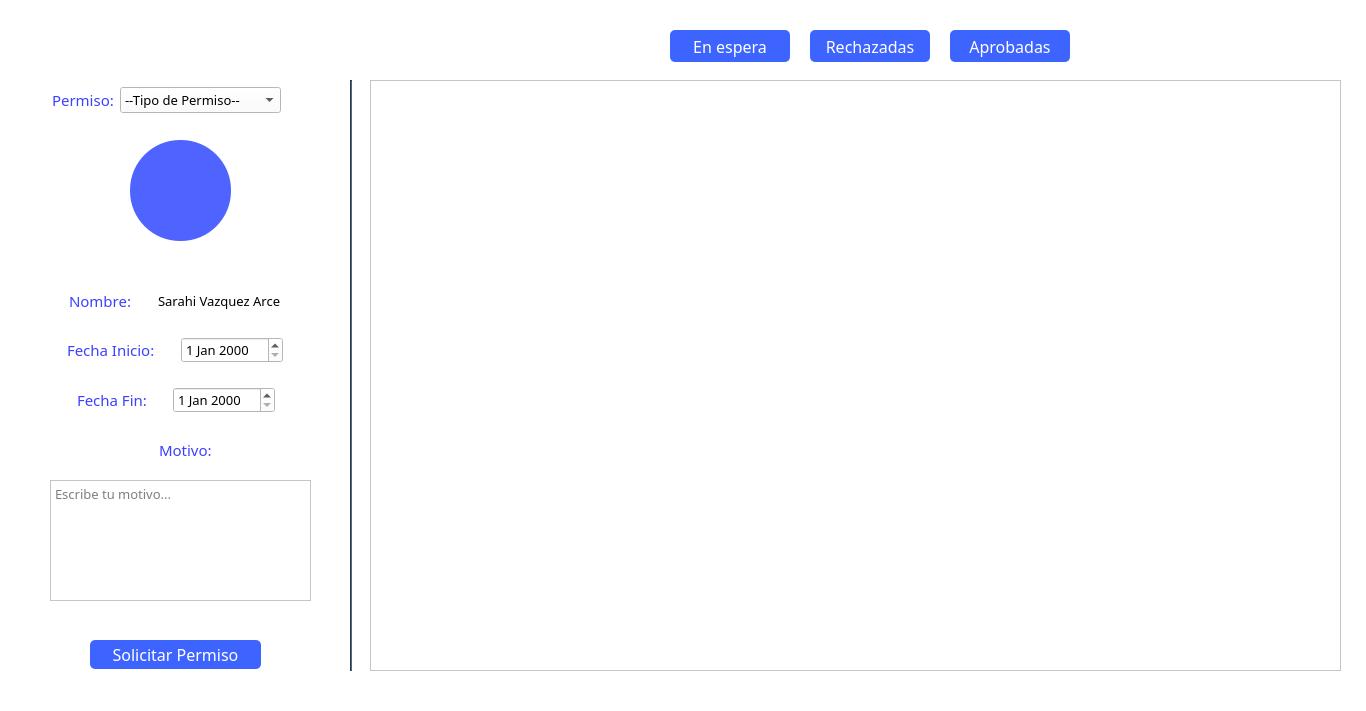
<?xml version="1.0" encoding="UTF-8"?>
<ui version="4.0">
 <class>medico_solicitudes</class>
 <widget class="QWidget" name="medico_solicitudes">
  <property name="geometry">
   <rect>
    <x>0</x>
    <y>0</y>
    <width>1366</width>
    <height>711</height>
   </rect>
  </property>
  <property name="windowTitle">
   <string>Form</string>
  </property>
  <property name="styleSheet">
   <string notr="true">background-color: rgb(255, 255, 255);</string>
  </property>
  <widget class="QScrollArea" name="scrollArea">
   <property name="geometry">
    <rect>
     <x>370</x>
     <y>80</y>
     <width>971</width>
     <height>591</height>
    </rect>
   </property>
   <property name="styleSheet">
    <string notr="true">background-color: rgb(255, 255, 255);</string>
   </property>
   <property name="widgetResizable">
    <bool>true</bool>
   </property>
   <widget class="QWidget" name="scrollAreaWidgetContents">
    <property name="geometry">
     <rect>
      <x>0</x>
      <y>0</y>
      <width>969</width>
      <height>589</height>
     </rect>
    </property>
    <widget class="QWidget" name="gridLayoutWidget">
     <property name="geometry">
      <rect>
       <x>10</x>
       <y>10</y>
       <width>951</width>
       <height>571</height>
      </rect>
     </property>
     <layout class="QGridLayout" name="gridLayout"/>
    </widget>
   </widget>
  </widget>
  <widget class="QLabel" name="label">
   <property name="geometry">
    <rect>
     <x>0</x>
     <y>0</y>
     <width>1366</width>
     <height>750</height>
    </rect>
   </property>
   <property name="styleSheet">
    <string notr="true">background-color: rgb(255, 255, 255);</string>
   </property>
   <property name="text">
    <string/>
   </property>
  </widget>
  <widget class="QPushButton" name="btn_solicitudesEspera">
   <property name="geometry">
    <rect>
     <x>670</x>
     <y>30</y>
     <width>120</width>
     <height>32</height>
    </rect>
   </property>
   <property name="font">
    <font>
     <family>Montserrat Medium</family>
     <pointsize>12</pointsize>
    </font>
   </property>
   <property name="styleSheet">
    <string notr="true">*{
	color: white;
	border-radius: 5px;
	background-color: #3E64FF;
	border: none;
	padding: 5px;
}

:hover{
	background-color: white;
	border: 1px solid #3E64FF;
	color: #3E64FF;
}</string>
   </property>
   <property name="text">
    <string>En espera</string>
   </property>
  </widget>
  <widget class="QPushButton" name="btn_solicitudesRechazadas">
   <property name="geometry">
    <rect>
     <x>810</x>
     <y>30</y>
     <width>120</width>
     <height>32</height>
    </rect>
   </property>
   <property name="font">
    <font>
     <family>Montserrat Medium</family>
     <pointsize>12</pointsize>
    </font>
   </property>
   <property name="styleSheet">
    <string notr="true">*{
	color: white;
	border-radius: 5px;
	background-color: #3E64FF;
	border: none;
	padding: 5px;
}

:hover{
	background-color: white;
	border: 1px solid #3E64FF;
	color: #3E64FF;
}</string>
   </property>
   <property name="text">
    <string>Rechazadas</string>
   </property>
  </widget>
  <widget class="QPushButton" name="btn_solicitudesAprobadas">
   <property name="geometry">
    <rect>
     <x>950</x>
     <y>30</y>
     <width>120</width>
     <height>32</height>
    </rect>
   </property>
   <property name="font">
    <font>
     <family>Montserrat Medium</family>
     <pointsize>12</pointsize>
    </font>
   </property>
   <property name="styleSheet">
    <string notr="true">*{
	color: white;
	border-radius: 5px;
	background-color: #3E64FF;
	border: none;
	padding: 5px;
}

:hover{
	background-color: white;
	border: 1px solid #3E64FF;
	color: #3E64FF;
}</string>
   </property>
   <property name="text">
    <string>Aprobadas</string>
   </property>
  </widget>
  <widget class="Line" name="line">
   <property name="geometry">
    <rect>
     <x>350</x>
     <y>80</y>
     <width>2</width>
     <height>591</height>
    </rect>
   </property>
   <property name="minimumSize">
    <size>
     <width>2</width>
     <height>0</height>
    </size>
   </property>
   <property name="maximumSize">
    <size>
     <width>2</width>
     <height>16777215</height>
    </size>
   </property>
   <property name="styleSheet">
    <string notr="true">/*background-color:#F3705B;*/
background-color:#435B6C;</string>
   </property>
   <property name="orientation">
    <enum>Qt::Vertical</enum>
   </property>
  </widget>
  <widget class="QWidget" name="horizontalLayoutWidget">
   <property name="geometry">
    <rect>
     <x>30</x>
     <y>80</y>
     <width>291</width>
     <height>41</height>
    </rect>
   </property>
   <layout class="QHBoxLayout" name="horizontalLayout_4">
    <item>
     <spacer name="horizontalSpacer">
      <property name="orientation">
       <enum>Qt::Horizontal</enum>
      </property>
      <property name="sizeType">
       <enum>QSizePolicy::Fixed</enum>
      </property>
      <property name="sizeHint" stdset="0">
       <size>
        <width>22</width>
        <height>21</height>
       </size>
      </property>
     </spacer>
    </item>
    <item>
     <widget class="QLabel" name="label_4">
      <property name="sizePolicy">
       <sizepolicy hsizetype="Fixed" vsizetype="Fixed">
        <horstretch>0</horstretch>
        <verstretch>0</verstretch>
       </sizepolicy>
      </property>
      <property name="font">
       <font>
        <family>Montserrat</family>
        <pointsize>11</pointsize>
       </font>
      </property>
      <property name="styleSheet">
       <string notr="true">color: rgb(61, 64, 255);</string>
      </property>
      <property name="text">
       <string>Permiso:</string>
      </property>
     </widget>
    </item>
    <item>
     <widget class="QComboBox" name="comboPermiso">
      <property name="sizePolicy">
       <sizepolicy hsizetype="Preferred" vsizetype="Fixed">
        <horstretch>0</horstretch>
        <verstretch>0</verstretch>
       </sizepolicy>
      </property>
      <property name="font">
       <font>
        <family>Montserrat</family>
        <pointsize>10</pointsize>
       </font>
      </property>
      <item>
       <property name="text">
        <string>--Tipo de Permiso--</string>
       </property>
      </item>
      <item>
       <property name="text">
        <string>Baja Temporal</string>
       </property>
      </item>
      <item>
       <property name="text">
        <string>Baja Definitiva</string>
       </property>
      </item>
     </widget>
    </item>
    <item>
     <spacer name="horizontalSpacer_19">
      <property name="orientation">
       <enum>Qt::Horizontal</enum>
      </property>
      <property name="sizeType">
       <enum>QSizePolicy::Fixed</enum>
      </property>
      <property name="sizeHint" stdset="0">
       <size>
        <width>40</width>
        <height>20</height>
       </size>
      </property>
     </spacer>
    </item>
   </layout>
  </widget>
  <widget class="QLabel" name="label_foto">
   <property name="geometry">
    <rect>
     <x>130</x>
     <y>140</y>
     <width>101</width>
     <height>101</height>
    </rect>
   </property>
   <property name="styleSheet">
    <string notr="true">border: none;
background: #4F64FF;
border-radius: 50px;</string>
   </property>
   <property name="text">
    <string/>
   </property>
   <property name="scaledContents">
    <bool>true</bool>
   </property>
  </widget>
  <widget class="QWidget" name="layoutWidget">
   <property name="geometry">
    <rect>
     <x>30</x>
     <y>330</y>
     <width>291</width>
     <height>41</height>
    </rect>
   </property>
   <layout class="QHBoxLayout" name="horizontalLayout_7">
    <item>
     <spacer name="horizontalSpacer_3">
      <property name="orientation">
       <enum>Qt::Horizontal</enum>
      </property>
      <property name="sizeHint" stdset="0">
       <size>
        <width>40</width>
        <height>20</height>
       </size>
      </property>
     </spacer>
    </item>
    <item>
     <widget class="QLabel" name="label_9">
      <property name="sizePolicy">
       <sizepolicy hsizetype="Fixed" vsizetype="Fixed">
        <horstretch>0</horstretch>
        <verstretch>0</verstretch>
       </sizepolicy>
      </property>
      <property name="font">
       <font>
        <family>Montserrat</family>
        <pointsize>11</pointsize>
       </font>
      </property>
      <property name="styleSheet">
       <string notr="true">color: rgb(61, 64, 255);</string>
      </property>
      <property name="text">
       <string>Fecha Inicio:</string>
      </property>
     </widget>
    </item>
    <item>
     <spacer name="verticalSpacer_2">
      <property name="orientation">
       <enum>Qt::Vertical</enum>
      </property>
      <property name="sizeHint" stdset="0">
       <size>
        <width>20</width>
        <height>40</height>
       </size>
      </property>
     </spacer>
    </item>
    <item>
     <widget class="QDateEdit" name="date_fecha_Inicio">
      <property name="font">
       <font>
        <family>Montserrat</family>
        <pointsize>10</pointsize>
       </font>
      </property>
     </widget>
    </item>
    <item>
     <spacer name="horizontalSpacer_13">
      <property name="orientation">
       <enum>Qt::Horizontal</enum>
      </property>
      <property name="sizeHint" stdset="0">
       <size>
        <width>40</width>
        <height>20</height>
       </size>
      </property>
     </spacer>
    </item>
   </layout>
  </widget>
  <widget class="QWidget" name="layoutWidget_2">
   <property name="geometry">
    <rect>
     <x>30</x>
     <y>280</y>
     <width>291</width>
     <height>43</height>
    </rect>
   </property>
   <layout class="QHBoxLayout" name="horizontalLayout_9">
    <item>
     <spacer name="horizontalSpacer_5">
      <property name="orientation">
       <enum>Qt::Horizontal</enum>
      </property>
      <property name="sizeHint" stdset="0">
       <size>
        <width>40</width>
        <height>20</height>
       </size>
      </property>
     </spacer>
    </item>
    <item>
     <widget class="QLabel" name="label_11">
      <property name="sizePolicy">
       <sizepolicy hsizetype="Fixed" vsizetype="Fixed">
        <horstretch>0</horstretch>
        <verstretch>0</verstretch>
       </sizepolicy>
      </property>
      <property name="font">
       <font>
        <family>Montserrat</family>
        <pointsize>11</pointsize>
       </font>
      </property>
      <property name="styleSheet">
       <string notr="true">color: rgb(61, 64, 255);</string>
      </property>
      <property name="text">
       <string>Nombre:</string>
      </property>
     </widget>
    </item>
    <item>
     <spacer name="verticalSpacer">
      <property name="orientation">
       <enum>Qt::Vertical</enum>
      </property>
      <property name="sizeHint" stdset="0">
       <size>
        <width>20</width>
        <height>18</height>
       </size>
      </property>
     </spacer>
    </item>
    <item>
     <widget class="QLabel" name="lbl_nombre">
      <property name="sizePolicy">
       <sizepolicy hsizetype="Fixed" vsizetype="Fixed">
        <horstretch>0</horstretch>
        <verstretch>0</verstretch>
       </sizepolicy>
      </property>
      <property name="font">
       <font>
        <family>Montserrat</family>
        <pointsize>10</pointsize>
       </font>
      </property>
      <property name="text">
       <string>Sarahi Vazquez Arce</string>
      </property>
     </widget>
    </item>
    <item>
     <spacer name="horizontalSpacer_15">
      <property name="orientation">
       <enum>Qt::Horizontal</enum>
      </property>
      <property name="sizeHint" stdset="0">
       <size>
        <width>40</width>
        <height>20</height>
       </size>
      </property>
     </spacer>
    </item>
   </layout>
  </widget>
  <widget class="QWidget" name="layoutWidget_3">
   <property name="geometry">
    <rect>
     <x>30</x>
     <y>380</y>
     <width>291</width>
     <height>41</height>
    </rect>
   </property>
   <layout class="QHBoxLayout" name="horizontalLayout_10">
    <item>
     <spacer name="horizontalSpacer_6">
      <property name="orientation">
       <enum>Qt::Horizontal</enum>
      </property>
      <property name="sizeHint" stdset="0">
       <size>
        <width>28</width>
        <height>37</height>
       </size>
      </property>
     </spacer>
    </item>
    <item>
     <widget class="QLabel" name="label_12">
      <property name="sizePolicy">
       <sizepolicy hsizetype="Fixed" vsizetype="Fixed">
        <horstretch>0</horstretch>
        <verstretch>0</verstretch>
       </sizepolicy>
      </property>
      <property name="font">
       <font>
        <family>Montserrat</family>
        <pointsize>11</pointsize>
       </font>
      </property>
      <property name="styleSheet">
       <string notr="true">color: rgb(61, 64, 255);</string>
      </property>
      <property name="text">
       <string>Fecha Fin:</string>
      </property>
     </widget>
    </item>
    <item>
     <spacer name="verticalSpacer_3">
      <property name="orientation">
       <enum>Qt::Vertical</enum>
      </property>
      <property name="sizeHint" stdset="0">
       <size>
        <width>20</width>
        <height>40</height>
       </size>
      </property>
     </spacer>
    </item>
    <item>
     <widget class="QDateEdit" name="date_fecha_Fin">
      <property name="font">
       <font>
        <family>Montserrat</family>
        <pointsize>10</pointsize>
       </font>
      </property>
     </widget>
    </item>
    <item>
     <spacer name="horizontalSpacer_16">
      <property name="orientation">
       <enum>Qt::Horizontal</enum>
      </property>
      <property name="sizeHint" stdset="0">
       <size>
        <width>40</width>
        <height>20</height>
       </size>
      </property>
     </spacer>
    </item>
   </layout>
  </widget>
  <widget class="QWidget" name="layoutWidget_4">
   <property name="geometry">
    <rect>
     <x>30</x>
     <y>430</y>
     <width>291</width>
     <height>41</height>
    </rect>
   </property>
   <layout class="QHBoxLayout" name="horizontalLayout_11">
    <item>
     <spacer name="horizontalSpacer_7">
      <property name="orientation">
       <enum>Qt::Horizontal</enum>
      </property>
      <property name="sizeHint" stdset="0">
       <size>
        <width>40</width>
        <height>20</height>
       </size>
      </property>
     </spacer>
    </item>
    <item>
     <spacer name="verticalSpacer_4">
      <property name="orientation">
       <enum>Qt::Vertical</enum>
      </property>
      <property name="sizeHint" stdset="0">
       <size>
        <width>20</width>
        <height>40</height>
       </size>
      </property>
     </spacer>
    </item>
    <item>
     <widget class="QLabel" name="label_13">
      <property name="sizePolicy">
       <sizepolicy hsizetype="Fixed" vsizetype="Fixed">
        <horstretch>0</horstretch>
        <verstretch>0</verstretch>
       </sizepolicy>
      </property>
      <property name="font">
       <font>
        <family>Montserrat</family>
        <pointsize>11</pointsize>
       </font>
      </property>
      <property name="styleSheet">
       <string notr="true">color: rgb(61, 64, 255);</string>
      </property>
      <property name="text">
       <string>Motivo:</string>
      </property>
     </widget>
    </item>
    <item>
     <spacer name="horizontalSpacer_17">
      <property name="orientation">
       <enum>Qt::Horizontal</enum>
      </property>
      <property name="sizeHint" stdset="0">
       <size>
        <width>40</width>
        <height>20</height>
       </size>
      </property>
     </spacer>
    </item>
   </layout>
  </widget>
  <widget class="QPushButton" name="btn_solicitar_permiso">
   <property name="geometry">
    <rect>
     <x>90</x>
     <y>640</y>
     <width>171</width>
     <height>29</height>
    </rect>
   </property>
   <property name="minimumSize">
    <size>
     <width>160</width>
     <height>0</height>
    </size>
   </property>
   <property name="maximumSize">
    <size>
     <width>16777215</width>
     <height>16777215</height>
    </size>
   </property>
   <property name="font">
    <font>
     <family>Montserrat Medium</family>
     <pointsize>12</pointsize>
    </font>
   </property>
   <property name="cursor">
    <cursorShape>PointingHandCursor</cursorShape>
   </property>
   <property name="styleSheet">
    <string notr="true">*{
	color: white;
	border-radius: 5px;
	background-color: #3E64FF;
	border: none;
	padding: 5px;
}

:hover{
	background-color: white;
	border: 1px solid #3E64FF;
	color: #3E64FF;
}</string>
   </property>
   <property name="text">
    <string>Solicitar Permiso</string>
   </property>
  </widget>
  <widget class="QPlainTextEdit" name="txt_motivo">
   <property name="geometry">
    <rect>
     <x>50</x>
     <y>480</y>
     <width>261</width>
     <height>121</height>
    </rect>
   </property>
   <property name="font">
    <font>
     <family>Montserrat</family>
     <pointsize>10</pointsize>
    </font>
   </property>
   <property name="placeholderText">
    <string>Escribe tu motivo...</string>
   </property>
  </widget>
  <zorder>label</zorder>
  <zorder>scrollArea</zorder>
  <zorder>btn_solicitudesEspera</zorder>
  <zorder>btn_solicitudesRechazadas</zorder>
  <zorder>btn_solicitudesAprobadas</zorder>
  <zorder>line</zorder>
  <zorder>horizontalLayoutWidget</zorder>
  <zorder>label_foto</zorder>
  <zorder>layoutWidget</zorder>
  <zorder>layoutWidget_2</zorder>
  <zorder>layoutWidget_3</zorder>
  <zorder>layoutWidget_4</zorder>
  <zorder>btn_solicitar_permiso</zorder>
  <zorder>layoutWidget_2</zorder>
  <zorder>layoutWidget</zorder>
  <zorder>layoutWidget_3</zorder>
  <zorder>layoutWidget_4</zorder>
  <zorder>txt_motivo</zorder>
 </widget>
 <resources/>
 <connections/>
</ui>
